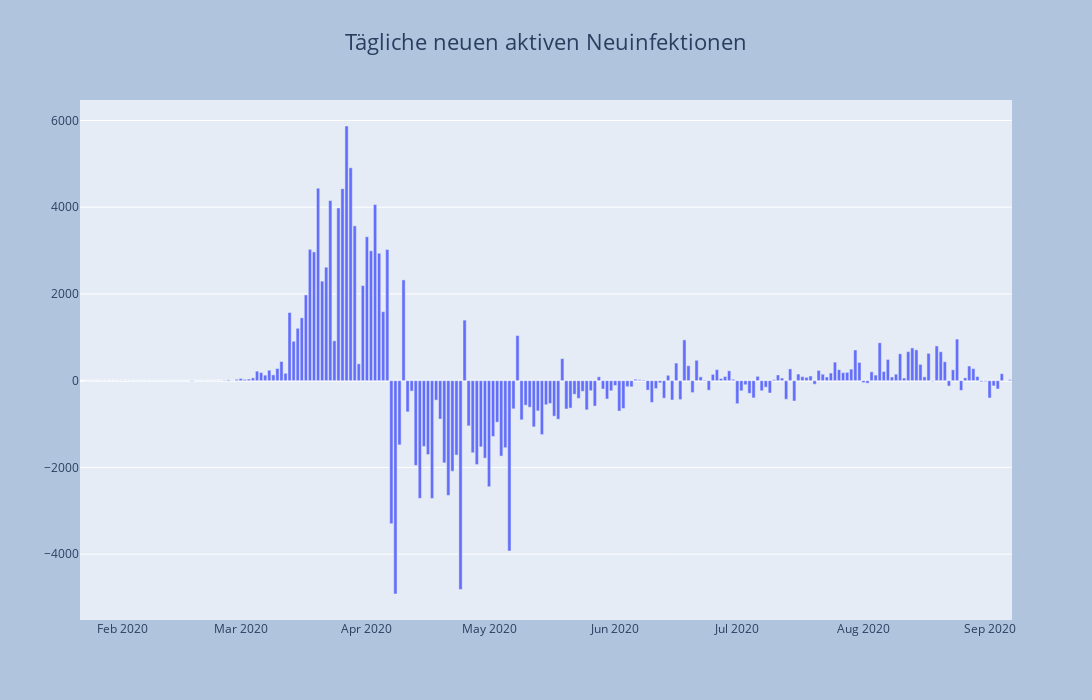

This figure's notebook cell:
### Code cell
df['neu_aktive'] = df['aktive'].diff()
fig = go.Figure()
fig.add_trace(go.Bar(x=df['datum'], y=df['neu_aktive']))
fig = plot_layout(fig, 'Tägliche neuen aktiven Neuinfektionen')
fig.show()

### Figure 1 — Plotly figure (JSON) as saved in the notebook; plotly's stock layout.template omitted (floating-point values rounded to 4 significant figures; data arrays with more than 128 entries replaced by an {"elided": "..."} marker saying what was removed)
{"data": [{"type": "bar", "x": {"elided": "229 str values"}, "y": {"elided": "229 int values"}}], "layout": {"autosize": false, "height": 700, "hovermode": "x", "paper_bgcolor": "LightSteelBlue", "title": {"font": {"size": 22}, "text": "Tägliche neuen aktiven Neuinfektionen", "x": 0.5, "xanchor": "center", "y": 0.95}, "width": 1300}}
